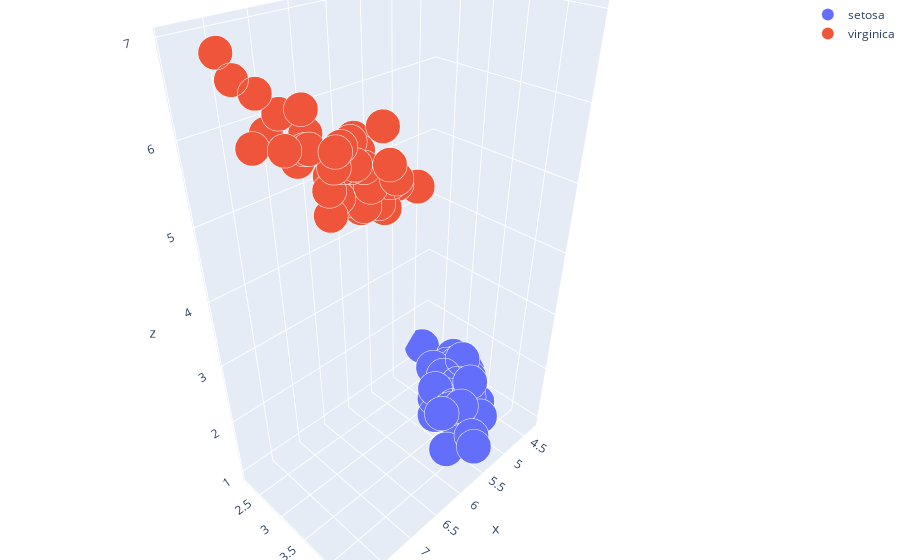

The notebook cell saved with this chart:
### Markdown cell above
### 3D Scatter plot(plotly)

### Code cell
setosa = iris[iris["Species"] == "Iris-setosa"]
virginica = iris[iris["Species"] == "Iris-virginica"]

trace0 = go.Scatter3d(
    x=setosa.SepalLengthCm,
    y=setosa.SepalWidthCm,
    z=setosa.PetalLengthCm,
    mode="markers",
    marker=dict(
        size=12,
        line=dict(
            width=0.1,
            color="white"
        )
    ),
    name="setosa"
)
trace1 = go.Scatter3d(
    x=virginica.SepalLengthCm,
    y=virginica.SepalWidthCm,
    z=virginica.PetalLengthCm,
    mode="markers",
    marker=dict(
        size=12,
        line=dict(
            width=0.1,
            color="white"
        )
    ),
    name="virginica"
)

fig = go.Figure()
fig.add_traces([trace0, trace1])
fig.update_layout(
    margin=dict(
        l=0,
        r=0,
        b=0,
        t=0
    )
)
fig.show()

### Figure 1 — Plotly figure (JSON) as saved in the notebook; plotly's stock layout.template omitted (floating-point values rounded to 4 significant figures)
{"data": [{"marker": {"line": {"color": "white", "width": 0.1}, "size": 12}, "mode": "markers", "name": "setosa", "type": "scatter3d", "x": [5.1, 4.9, 4.7, 4.6, 5, 5.4, 4.6, 5, 4.4, 4.9, 5.4, 4.8, 4.8, 4.3, 5.8, 5.7, 5.4, 5.1, 5.7, 5.1, 5.4, 5.1, 4.6, 5.1, 4.8, 5, 5, 5.2, 5.2, 4.7, 4.8, 5.4, 5.2, 5.5, 4.9, 5, 5.5, 4.9, 4.4, 5.1, 5, 4.5, 4.4, 5, 5.1, 4.8, 5.1, 4.6, 5.3, 5], "y": [3.5, 3, 3.2, 3.1, 3.6, 3.9, 3.4, 3.4, 2.9, 3.1, 3.7, 3.4, 3, 3, 4, 4.4, 3.9, 3.5, 3.8, 3.8, 3.4, 3.7, 3.6, 3.3, 3.4, 3, 3.4, 3.5, 3.4, 3.2, 3.1, 3.4, 4.1, 4.2, 3.1, 3.2, 3.5, 3.1, 3, 3.4, 3.5, 2.3, 3.2, 3.5, 3.8, 3, 3.8, 3.2, 3.7, 3.3], "z": [1.4, 1.4, 1.3, 1.5, 1.4, 1.7, 1.4, 1.5, 1.4, 1.5, 1.5, 1.6, 1.4, 1.1, 1.2, 1.5, 1.3, 1.4, 1.7, 1.5, 1.7, 1.5, 1, 1.7, 1.9, 1.6, 1.6, 1.5, 1.4, 1.6, 1.6, 1.5, 1.5, 1.4, 1.5, 1.2, 1.3, 1.5, 1.3, 1.5, 1.3, 1.3, 1.3, 1.6, 1.9, 1.4, 1.6, 1.4, 1.5, 1.4]}, {"marker": {"line": {"color": "white", "width": 0.1}, "size": 12}, "mode": "markers", "name": "virginica", "type": "scatter3d", "x": [6.3, 5.8, 7.1, 6.3, 6.5, 7.6, 4.9, 7.3, 6.7, 7.2, 6.5, 6.4, 6.8, 5.7, 5.8, 6.4, 6.5, 7.7, 7.7, 6, 6.9, 5.6, 7.7, 6.3, 6.7, 7.2, 6.2, 6.1, 6.4, 7.2, 7.4, 7.9, 6.4, 6.3, 6.1, 7.7, 6.3, 6.4, 6, 6.9, 6.7, 6.9, 5.8, 6.8, 6.7, 6.7, 6.3, 6.5, 6.2, 5.9], "y": [3.3, 2.7, 3, 2.9, 3, 3, 2.5, 2.9, 2.5, 3.6, 3.2, 2.7, 3, 2.5, 2.8, 3.2, 3, 3.8, 2.6, 2.2, 3.2, 2.8, 2.8, 2.7, 3.3, 3.2, 2.8, 3, 2.8, 3, 2.8, 3.8, 2.8, 2.8, 2.6, 3, 3.4, 3.1, 3, 3.1, 3.1, 3.1, 2.7, 3.2, 3.3, 3, 2.5, 3, 3.4, 3], "z": [6, 5.1, 5.9, 5.6, 5.8, 6.6, 4.5, 6.3, 5.8, 6.1, 5.1, 5.3, 5.5, 5, 5.1, 5.3, 5.5, 6.7, 6.9, 5, 5.7, 4.9, 6.7, 4.9, 5.7, 6, 4.8, 4.9, 5.6, 5.8, 6.1, 6.4, 5.6, 5.1, 5.6, 6.1, 5.6, 5.5, 4.8, 5.4, 5.6, 5.1, 5.1, 5.9, 5.7, 5.2, 5, 5.2, 5.4, 5.1]}], "layout": {"margin": {"b": 0, "l": 0, "r": 0, "t": 0}}}
